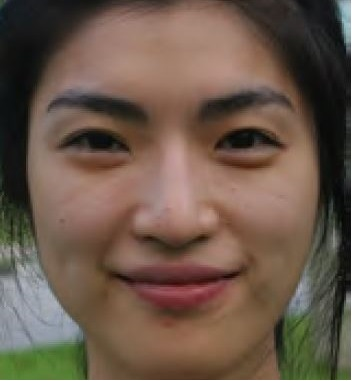
%> input picture docs/assn2/original/subject.png, 352 x 381 px
$ octave chek.m   (GNU Octave 9; MATLAB toolbox functions it lacks are replaced by stand-ins)
%> lines starting %> are read from the running program, lines starting %| are printed output that depends on the picture
%STANDARD
subject  = imread ('subject.png');
%> subject is the input picture: size 381x352x3 uint8; mean R, G, B 106.8, 87.9, 74.2

colorTransform = makecform('srgb2lab');
lab_subject = applycform(subject, colorTransform);
%> lab_subject: size 381x352x3 uint8; mean of channels 1, 2, 3 98, 134.4, 139.1

subject_l = lab_subject(:,:,1) ;
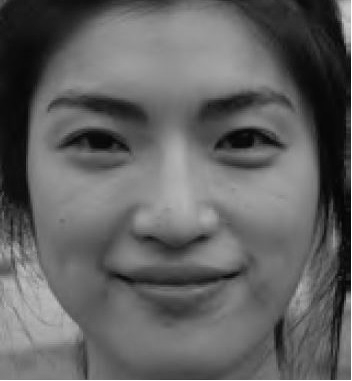
%> subject_l: size 381x352 uint8; min 3, max 255, mean 98
subject_a = lab_subject(:,:,2) ;
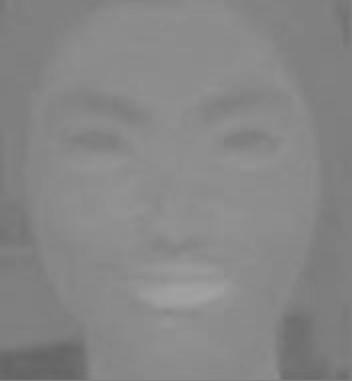
%> subject_a: size 381x352 uint8; min 100, max 162, mean 134.4
subject_b = lab_subject(:,:,3) ;
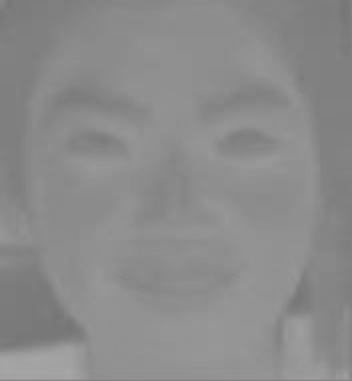
%> subject_b: size 381x352 uint8; min 117, max 166, mean 139.1

lab_result = lab_subject;

lab_result(:,:,1) = subject_l;
lab_result(:,:,2) = subject_a;
lab_result(:,:,3) = subject_b;

colorTransform = makecform('lab2srgb');
result = applycform(lab_result, colorTransform);

figure, imagesc(result), title('result');
